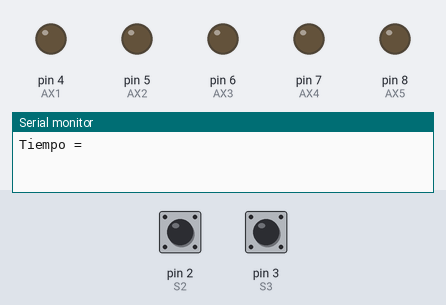
The sketch below on a simulated Arduino Uno, built with avr-gcc and run on an emulated ATmega328P. On the bench: output pins drawn as LEDs (lit = HIGH), the last lines printed to the serial monitor. The inputs (shaded band) are chosen by the test bench; at power-on: pin 3 (S3) HIGH, pin 2 (S2) HIGH.

Above: at 1.2 s.
1.3 s: pin 3 (S3) pulled LOW for 0.15 s
At 2.0 s:
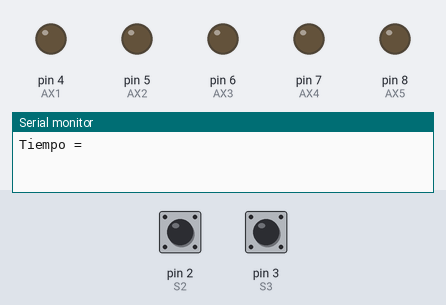
3.0 s: pin 2 (S2) pulled LOW for 0.15 s
At 4.1 s:
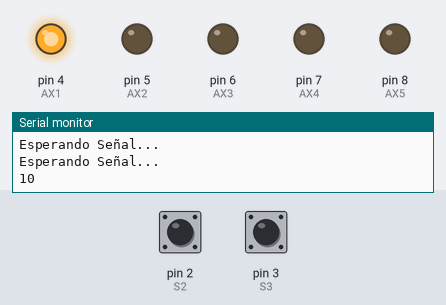
4.6 s: pin 3 (S3) pulled LOW for 1 s
At 5.4 s:
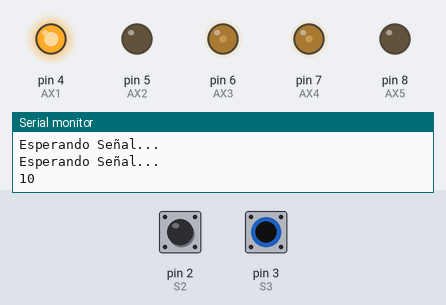
7.1 s: pin 3 (S3) pulled LOW for 0.15 s
At 7.6 s:
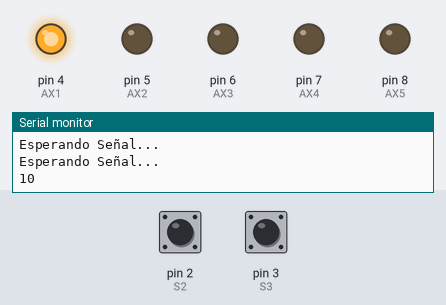
8.8 s: pin 3 (S3) pulled LOW for 3.2 s
At 9.8 s:
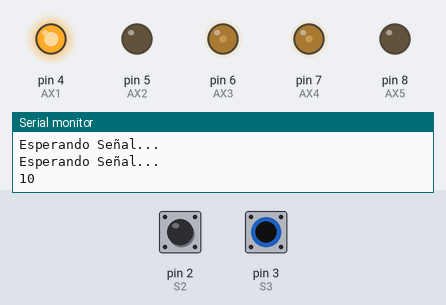
13.5 s: pin 2 (S2) pulsed LOW 5 times (0.12 s each, 0.3 s apart)
At 15.1 s:
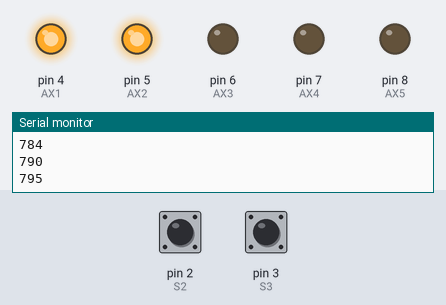
Timing chart, 0 to 23.2 s (numbered marks = the images above; inputs shaded):
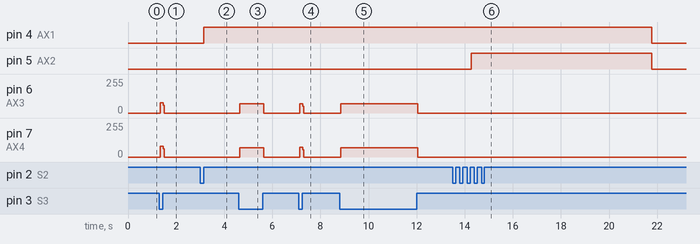

The sketch:

LLENADORA_2.ino
```cpp
int CNT1=0;
int S1= 0;
#define S2 2
#define S3 3
int AX1 =4;
int AX2 =5;
int AX3 =6;
int AX4 =7;
int AX5 =8;

void setup() {
  // put your setup code here, to run once:
  pinMode(S1,INPUT);
  pinMode(S2,INPUT_PULLUP);
  pinMode(S3,INPUT_PULLUP);
  pinMode(AX1,OUTPUT);
  pinMode(AX2,OUTPUT);
  pinMode(AX3,OUTPUT);
  pinMode(AX4,OUTPUT);
  pinMode(AX5,OUTPUT);
  Serial.begin(9600);
  Serial.println("Tiempo = ");
}

void loop() {
  // put your main code here, to run repeatedly:

  //Loop_S1(1000);
  //LED2(4,200);
  //LED(7,150);
  //LED(6,100);
  MOD1(AX1,7500);
  MOD2(AX3,4500);
}

void MOD1(int SX1,long T) {
  static long hora_inicio = 0;
  int CONT;
  long hora = millis();
 if (digitalRead(S2) == LOW) {
   while (digitalRead(S2) == LOW) {
    Serial.println("Esperando Señal...");
   };
    CNT1++;   CONT++;
    Serial.print(CNT1);
    Serial.println(digitalRead(CONT));
    //Serial.println(digitalRead(S1));
 }
  if (CNT1==1) {
    digitalWrite(SX1,HIGH);
  }
  if (CNT1==4) {
    //digitalWrite(SX1,HIGH);
    hora_inicio = millis();
    Serial.print("Esperando Tiempo...:");
    Serial.println(hora_inicio);
    do {
      digitalWrite(AX2,HIGH);
      hora=millis();
      Serial.println(hora-hora_inicio);
    } while (hora-hora_inicio < T);
    Serial.print("Ciclo finalizado...:");
    Serial.println(hora-hora_inicio);
    digitalWrite(AX2,LOW);
    digitalWrite(SX1,LOW);
    //---
    CNT1=0;
  }
}
void MOD2(int SX1,long T) {
  static long hora_inicio = 0;
  int CONT;
  long hora = millis();
 if (digitalRead(S3) == LOW) {
    CONT++;
 }
  if (CONT==1) {
    digitalWrite(SX1,HIGH);
    digitalWrite(AX4,HIGH);
    hora_inicio = millis();
    do {
      hora=millis();
    } while (hora-hora_inicio>T);
    digitalWrite(SX1,LOW);
    digitalWrite(AX4,LOW);
    //---
    CONT=0;
  }
}

void Loop_S1(long T) {
  static long ultimo_cambio = 0;
  static int Estado_LED = LOW;

  long hora = millis();

  if (hora - ultimo_cambio > T) {
    ultimo_cambio =hora;
    Serial.println(hora);
    if (Estado_LED == LOW) {
      digitalWrite(AX1,LOW);
      Estado_LED = HIGH;
    } else {
      digitalWrite(AX1,HIGH);
      Estado_LED = LOW;
    }
  }

}

void LED(int Foco,long T) {
  static long ultimo_cambio = 0;
  static int Estado_LED = LOW;
  long hora = millis();

  if (hora - ultimo_cambio > T) {
    ultimo_cambio =hora;
    Estado_LED = !Estado_LED;
      digitalWrite(Foco,Estado_LED);
  }
}
void LED2(int Foco,long T) {
  static long ultimo_cambio = 0;
  static int Estado_LED = LOW;
  long hora = millis();

  if (hora - ultimo_cambio > T) {
    ultimo_cambio =hora;
    Estado_LED = !Estado_LED;
      digitalWrite(Foco,Estado_LED);
  }
}
```

Measured:
- after the input at 1.3 s, pin 6 (AX3): 0/255 → 76/255 at once, → 0/255 0.12 s later; pin 7 (AX4): 0/255 → 81/255 at once, → 0/255 0.12 s later
- after the input at 3.0 s, pin 4 (AX1): LOW → HIGH after 0.16 s
- after the input at 4.6 s, pin 6 (AX3), pin 7 (AX4): 0/255 → 70/255 at once, → 0/255 1.0 s later
- after the input at 7.1 s, pin 6 (AX3): 0/255 → 70/255 at once, → 0/255 0.12 s later; pin 7 (AX4): 0/255 → 75/255 at once, → 0/255 0.12 s later
- after the input at 8.8 s, pin 6 (AX3), pin 7 (AX4): 0/255 → 70/255 at once, → 0/255 3.2 s later
- after the input at 13.5 s, pin 4 (AX1): HIGH → LOW after 8.3 s; pin 5 (AX2): LOW → HIGH after 0.76 s, → LOW 7.5 s later
